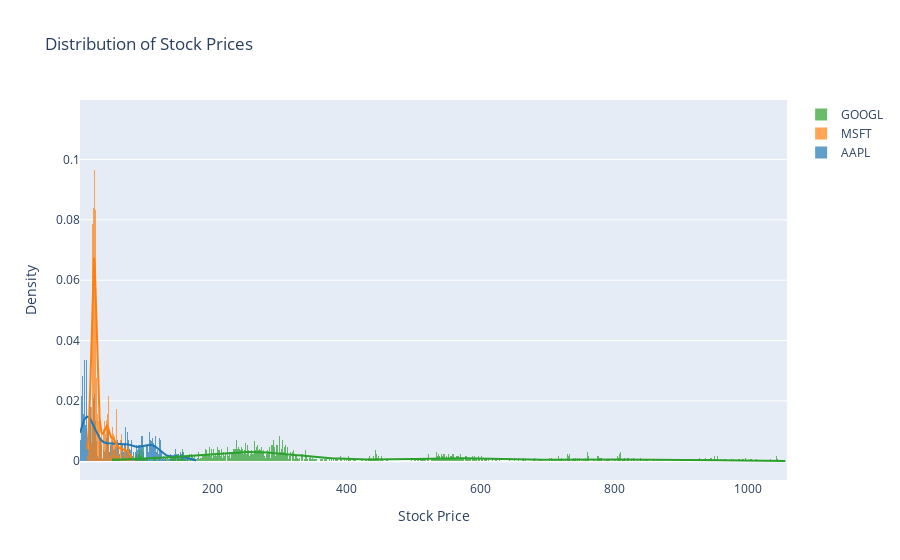

This figure's notebook cell:
### Code cell
import plotly.figure_factory as ff
import plotly.graph_objs as go

# データを読み込む関数
def read_data(filename):
    return pd.read_csv(filename, usecols=['Date', 'Close'], parse_dates=['Date'], index_col='Date')

# データの読み込み
data_aapl = read_data('./dataset/aapl.us.txt')
data_msft = read_data('./dataset/msft.us.txt')
data_googl = read_data('./dataset/googl.us.txt')

# データを共通の日付範囲でフィルタリング
common_start_date = '2004-08-19'
data_aapl = data_aapl[data_aapl.index >= common_start_date]
data_msft = data_msft[data_msft.index >= common_start_date]
data_googl = data_googl[data_googl.index >= common_start_date]

# データのリストを作成
hist_data = [data_aapl['Close'], data_msft['Close'], data_googl['Close']]
group_labels = ['AAPL', 'MSFT', 'GOOGL']

# ヒストグラムを作成
fig = ff.create_distplot(hist_data, group_labels, bin_size=.5, show_hist=True, show_rug=False)

# レイアウトの更新
fig.update_layout(title_text='Distribution of Stock Prices',
                  xaxis_title='Stock Price',
                  yaxis_title='Density')

# 図を表示
fig.show()

### Figure 1 — Plotly figure (JSON) as saved in the notebook; plotly's stock layout.template omitted (floating-point values rounded to 4 significant figures; data arrays with more than 128 entries replaced by an {"elided": "..."} marker saying what was removed)
{"data": [{"autobinx": false, "histnorm": "probability density", "legendgroup": "AAPL", "marker": {"color": "rgb(31, 119, 180)"}, "name": "AAPL", "opacity": 0.7, "type": "histogram", "x": {"elided": "3333 float values"}, "xaxis": "x", "xbins": {"end": 175.6, "size": 0.5, "start": 1.967}, "yaxis": "y"}, {"autobinx": false, "histnorm": "probability density", "legendgroup": "MSFT", "marker": {"color": "rgb(255, 127, 14)"}, "name": "MSFT", "opacity": 0.7, "type": "histogram", "x": {"elided": "3333 float values"}, "xaxis": "x", "xbins": {"end": 84.56, "size": 0.5, "start": 12.71}, "yaxis": "y"}, {"autobinx": false, "histnorm": "probability density", "legendgroup": "GOOGL", "marker": {"color": "rgb(44, 160, 44)"}, "name": "GOOGL", "opacity": 0.7, "type": "histogram", "x": {"elided": "3333 float values"}, "xaxis": "x", "xbins": {"end": 1058.0, "size": 0.5, "start": 50.01}, "yaxis": "y"}, {"legendgroup": "AAPL", "marker": {"color": "rgb(31, 119, 180)"}, "mode": "lines", "name": "AAPL", "showlegend": false, "type": "scatter", "x": {"elided": "500 float values"}, "xaxis": "x", "y": {"elided": "500 float values"}, "yaxis": "y"}, {"legendgroup": "MSFT", "marker": {"color": "rgb(255, 127, 14)"}, "mode": "lines", "name": "MSFT", "showlegend": false, "type": "scatter", "x": {"elided": "500 float values"}, "xaxis": "x", "y": {"elided": "500 float values"}, "yaxis": "y"}, {"legendgroup": "GOOGL", "marker": {"color": "rgb(44, 160, 44)"}, "mode": "lines", "name": "GOOGL", "showlegend": false, "type": "scatter", "x": {"elided": "500 float values"}, "xaxis": "x", "y": {"elided": "500 float values"}, "yaxis": "y"}], "layout": {"barmode": "overlay", "hovermode": "closest", "legend": {"traceorder": "reversed"}, "title": {"text": "Distribution of Stock Prices"}, "xaxis": {"anchor": "y2", "domain": [0, 1], "title": {"text": "Stock Price"}, "zeroline": false}, "yaxis": {"anchor": "free", "domain": [0, 1], "position": 0, "title": {"text": "Density"}}}}
